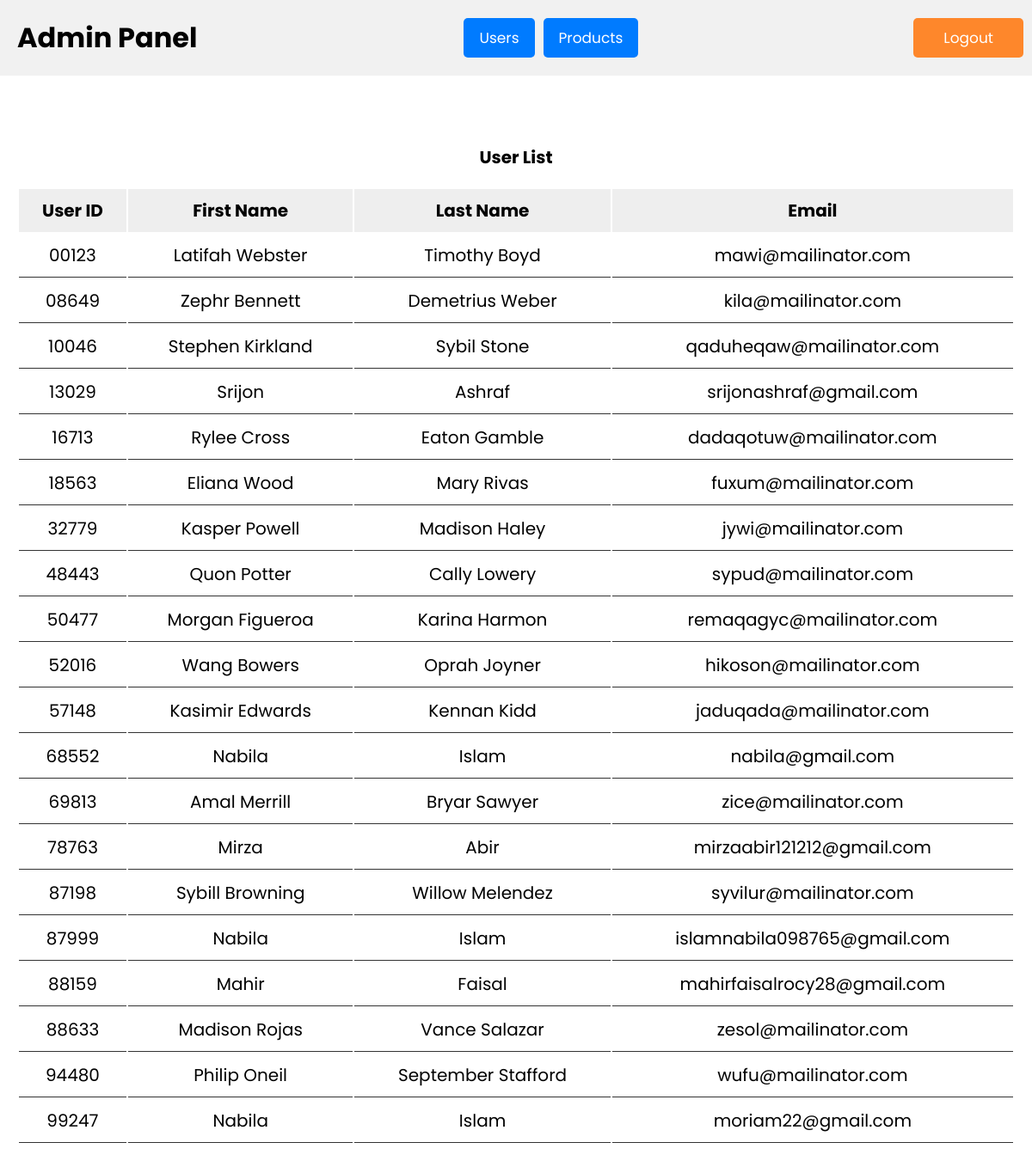
The page /user/userlist.php on the database its author committed.
### tables this page shows
CREATE TABLE `user` (
  `id` varchar(5) NOT NULL,
  `first_name` varchar(50) NOT NULL,
  `last_name` varchar(50) NOT NULL,
  `username` varchar(50) NOT NULL,
  `email` varchar(100) NOT NULL,
  `password` varchar(100) NOT NULL
);

### user/userlist.php (the view, shortened to what this page needs)
<!DOCTYPE html>
<html lang="en">
<head>
    <link rel="stylesheet" href="https://cdnjs.cloudflare.com/ajax/libs/font-awesome/6.2.0/css/all.min.css" />
    <link rel="stylesheet" href="../css/adminPanel.css">
</head>
<?php
   @include '../database/config.php';
   $select_users = mysqli_query($conn, "SELECT * FROM user");
   ?>
<body>
    <div class="navbar">
        <div class="navbar-container">
            <h3 class="title">Admin Panel</h3>
            <ul class="nav-links">
                <li><a href="../user/userlist.php">Users</a></li>
                <li><a href="../admin/adminPanel.php">Products</a></li>
            </ul>
            <form action="" method="post">
                <input type="submit" value="Logout" name="adminlogout" class="btn logout-btn">
            </form>
        </div>
    </div>
    <div class="container">
        <div id="user-section">
            <div class="user-display product-display">
                <h1 class="user_title">User List</h1>
                <table class="user-display-table product-display-table">
                    <thead>
                        <tr>
                            <th>User ID</th>
                            <th>First Name</th>
                            <th>Last Name</th>
                            <th>Email</th>
                        </tr>
                    </thead>
                    <tbody>
                        <?php while ($user_row = mysqli_fetch_assoc($select_users)) { ?>
                            <tr>
                                <td><?php echo $user_row['id']; ?></td>
                                <td><?php echo $user_row['first_name']; ?></td>
                                <td><?php echo $user_row['last_name']; ?></td>
                                <td><?php echo $user_row['email']; ?></td>
                            </tr>
                        <?php } ?>
                    </tbody>
                </table>
            </div>
        </div>
    </div>
</body>
</html>

### css/adminPanel.css (style rules this page uses)
:root { --green: #27ae60; --tomato: rgba(255, 128, 30, 0.938); --black: #333; --white: #fff; --bg-color: #eee; --box-shadow: 0 0.5rem 1rem rgba(0, 0, 0, 0.1); --border: 0.1rem solid var(--black); }
* { font-family: "Poppins", sans-serif; margin: 0; padding: 0; box-sizing: border-box; outline: none; border: none; text-decoration: none; }
html { font-size: 62.5%; overflow-x: hidden; }
.btn { display: block; width: 100%; cursor: pointer; border-radius: 0.5rem; font-size: 1.7rem; padding: 1rem 3rem; background: var(--tomato); color: var(--white); text-align: center; }
.container { max-width: 1200px; padding: 2rem; margin: 0 auto; }
.product-display { margin: 2rem 0; }
.product-display .product-display-table { width: 100%; text-align: center; }
.product-display .product-display-table thead { background: var(--bg-color); }
.product-display .product-display-table th { padding: 1rem; font-size: 2rem; }
.product-display .product-display-table td { padding: 1rem; font-size: 2rem; border-bottom: var(--border); }
.navbar { padding: 10px; background-color: #f1f1f1; }
.navbar .logout-btn { margin-left: 10px; }
.container { margin-top: 20px; }
.navbar-container { display: flex; justify-content: space-between; align-items: center; margin: 1rem; }
.navbar h3 { font-size: xx-large; }
.user_title { text-align: center; padding: 2rem 0rem; }
.nav-links { list-style: none; padding: 0; margin: 0; display: flex; }
.nav-links li { margin-right: 10px; }
.nav-links li:last-child { margin-right: 0; }
.nav-links a { display: inline-block; padding: 10px 18px; font-weight: 400; font-size: 1.7rem; text-decoration: none; background-color: #007bff; color: #fff; border-radius: 5px; }

### rows shown on the page
user: id "00123", first_name "Latifah Webster", last_name "Timothy Boyd", email "mawi@mailinator.com"
user: id "08649", first_name "Zephr Bennett", last_name "Demetrius Weber", email "kila@mailinator.com"
user: id "10046", first_name "Stephen Kirkland", last_name "Sybil Stone", email "qaduheqaw@mailinator.com"
user: id "13029", first_name "Srijon", last_name "Ashraf", email "srijonashraf@gmail.com"
user: id "16713", first_name "Rylee Cross", last_name "Eaton Gamble", email "dadaqotuw@mailinator.com"
user: id "18563", first_name "Eliana Wood", last_name "Mary Rivas", email "fuxum@mailinator.com"
user: id "32779", first_name "Kasper Powell", last_name "Madison Haley", email "jywi@mailinator.com"
user: id "48443", first_name "Quon Potter", last_name "Cally Lowery", email "sypud@mailinator.com"
user: id "50477", first_name "Morgan Figueroa", last_name "Karina Harmon", email "remaqagyc@mailinator.com"
user: id "52016", first_name "Wang Bowers", last_name "Oprah Joyner", email "hikoson@mailinator.com"
user: id "57148", first_name "Kasimir Edwards", last_name "Kennan Kidd", email "jaduqada@mailinator.com"
user: id "68552", first_name "Nabila", last_name "Islam", email "nabila@gmail.com"
user: id "69813", first_name "Amal Merrill", last_name "Bryar Sawyer", email "zice@mailinator.com"
user: id "78763", first_name "Mirza", last_name "Abir", email "mirzaabir121212@gmail.com"
user: id "87198", first_name "Sybill Browning", last_name "Willow Melendez", email "syvilur@mailinator.com"
user: id "87999", first_name "Nabila", last_name "Islam", email "islamnabila098765@gmail.com"
user: id "88159", first_name "Mahir", last_name "Faisal", email "mahirfaisalrocy28@gmail.com"
user: id "88633", first_name "Madison Rojas", last_name "Vance Salazar", email "zesol@mailinator.com"
user: id "94480", first_name "Philip Oneil", last_name "September Stafford", email "wufu@mailinator.com"
user: id "99247", first_name "Nabila", last_name "Islam", email "moriam22@gmail.com"
